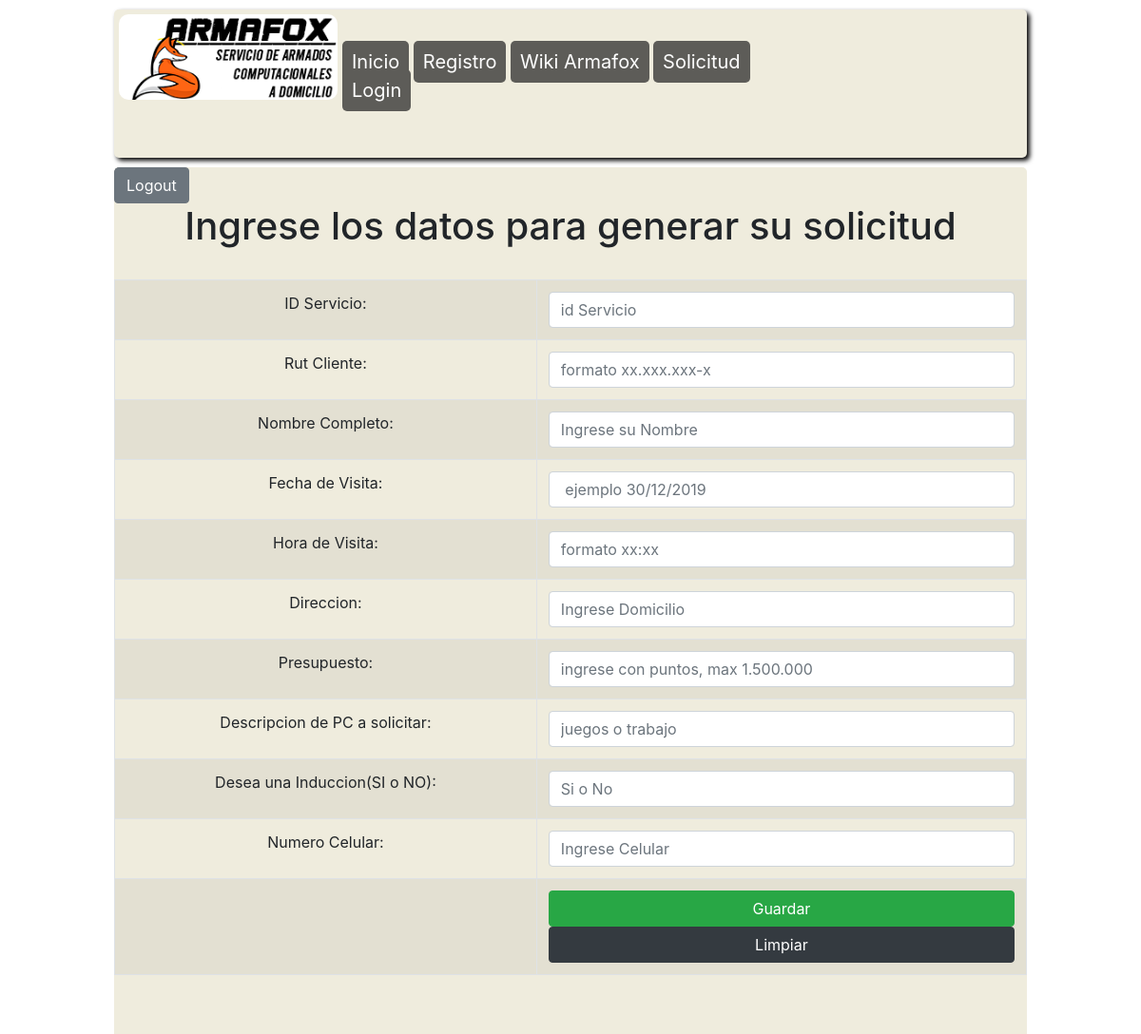
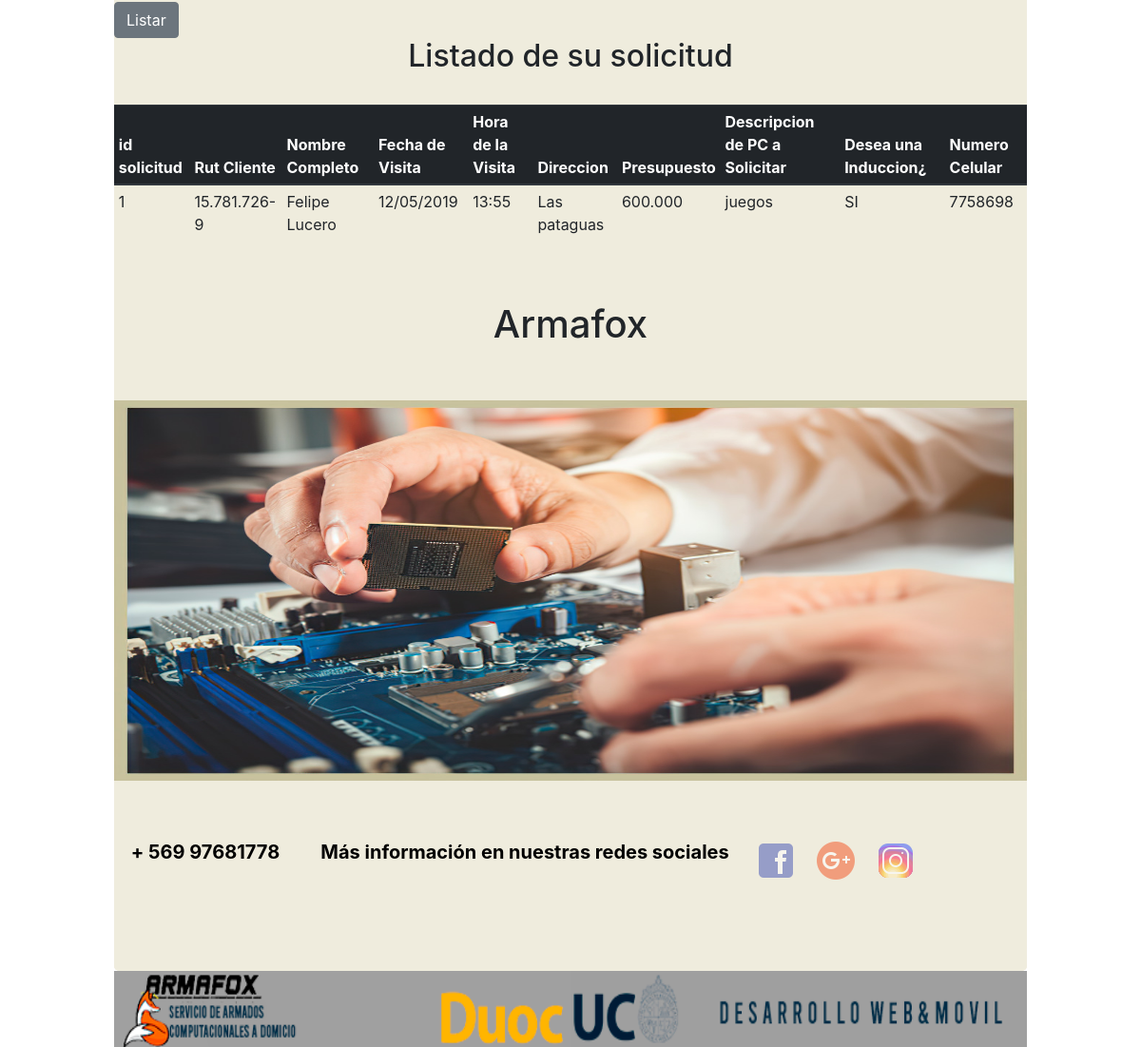
Page /listar_solicitud (signed in) on the committed database (2 pictures, top to bottom).
### app_Armado/models.py (models this page shows, shortened)
class Solicitud(models.Model):
    id_servicio = models.IntegerField(primary_key=True)
    rut_cliente= models.CharField(max_length=12)
    Nombre_completo = models.CharField(max_length=100)
    fecha_de_visita = models.CharField(max_length=10)
    hora_de_visita = models.CharField(max_length=5)
    direccion= models.CharField(max_length=100)
    preosupuesto = models.CharField(max_length=9)
    descripcion_pc_a_solicitar= models.CharField(max_length=50)
    desea_induccion= models.CharField(max_length=2)
    numero_celular = models.CharField(max_length=8)

### app_Armado/views.py (the view)
# urls.py: path('listar_solicitud',login_required(listar_solicitud) , name='listar_solicitud'),
def listar_solicitud(request):
    soli= Solicitud.objects.all()
    return render(request, 'plantillas/solicitud.html', {'solicitud': soli})

### app_Armado/templates/plantillas/solicitud.html (shortened to what this page needs)
{% extends 'plantillas/Armafox.html' %}
{% block content %}
<link rel="stylesheet" href="https://stackpath.bootstrapcdn.com/bootstrap/4.1.3/css/bootstrap.min.css">
<a class="btn btn-secondary"  href="http://127.0.0.1:8000/accounts/logout/" >Logout</a> </li>
<h1 align='center'>Ingrese los datos para generar su solicitud</h1></br>
<form  align='center' method="POST">
    <table  class="table table-striped table-bordered">
        <tr>
            <td>ID Servicio:</td>
            <td>
                <input min="1" max="999999999"  class="form-control" type="number" placeholder="id Servicio" name="id_servicio" id="id_servicio" required>
            </td>
        </tr>
        <tr>
            <td>Rut Cliente:</td>
            <td>
                <input minlength="12" maxlength="12" class="form-control" type="text" placeholder="formato xx.xxx.xxx-x" name="rut_cliente" id="rut_cliente" required>
            </td>
        </tr>
        <tr>
            <td>Nombre Completo:</td>
            <td>
                <input minlength="1" maxlength="50"  class="form-control" type="text" placeholder="Ingrese su Nombre" name="Nombre_completo" id="Nombre_completo" required>
            </td>
        </tr>
        <tr>
            <td>Fecha de Visita:</td>
            <td>
                <input minlength="10" maxlength="10" class="form-control" type="text" placeholder=" ejemplo 30/12/2019" name="fecha_de_visita" id="fecha_de_visita" required>
            </td>
        </tr>
        <tr>
            <td>Hora de Visita:</td>
            <td>
                <input minlength="5" maxlength="5" class="form-control" type="text" placeholder="formato xx:xx" name="hora_de_visita" id="hora_de_visita" required>
            </td>
        </tr>
        <tr>
            <td>Direccion:</td>
            <td>
                <input minlength="1" maxlength="100" class="form-control" type="text" placeholder="Ingrese Domicilio" name="direccion" id="direccion" required>
            </td>
        </tr>
        <tr>
            <td>Presupuesto:</td>
            <td>
                <input minlength="7" maxlength="9" class="form-control" type="text" placeholder="ingrese con puntos, max 1.500.000" name="preosupuesto" id="preosupuesto" required>
            </td>
        </tr>
        <tr>
            <td>Descripcion de PC a solicitar:</td>
            <td>
                <input minlength="6" maxlength="7" class="form-control" type="text" placeholder="juegos o trabajo" name="descripcion_pc_a_solicitar" id=" descripcion_pc_a_solicitar" required>
            </td>
        </tr>
        <tr>
            <td>Desea una Induccion(SI o NO):</td>
            <td>
                <input minlength="2" maxlength="2" class="form-control" type="text" placeholder="Si o No" name="desea_induccion" id="desea_induccion" required>
            </td>
        </tr>
        <tr>
            <td>Numero Celular:</td>
            <td>
                <input minlength="8" maxlength="8" class="form-control" type="text" placeholder="Ingrese Celular"  name="numero_celular" id="numero_celular" required>
            </td>
        </tr>
        <tr>
            <td></td>
            <td>
                <input type="submit" class="btn btn-success" value="Guardar">
                <input type="reset" class="btn btn-dark" value="Limpiar">
            </td>
        </tr>
    </table>
    <br>
</form>
<br>
<a class="btn btn-secondary" role="button" href="{% url 'listar_solicitud' %}"  >Listar</a>
<br/>
<h2 align='center'>Listado de su solicitud</h2>
<br/>
<div class="table-responsive">
<table class="table table-sm">
    <thead  class="thead-dark" >
        <tr>
            <th>id solicitud</th>
            <th>Rut Cliente</th>
            <th>Nombre Completo</th>
            <th>Fecha de Visita</th>
            <th>Hora de la Visita</th>
            <th>Direccion</th>
            <th>Presupuesto</th>
            <th>Descripcion de PC a Solicitar</th>
            <th>Desea una Induccion¿</th>
            <th>Numero Celular</th>
        </tr>
        </thead>
        {%for s in solicitud%}
        <tr>
            <td>{{s.id_servicio}}</td>
            <td>{{s.rut_cliente}}</td>
            <td>{{s.Nombre_completo}}</td>
            <td>{{s.fecha_de_visita}}</td>
            <td>{{s.hora_de_visita}}</td>
            <td>{{s.direccion}}</td>
            <td>{{s.preosupuesto}}</td>
            <td>{{s.descripcion_pc_a_solicitar}}</td>
            <td>{{s.desea_induccion}}</td>
            <td>{{s.numero_celular}}</td>
        </tr>
        {%endfor%}
    </table>
</div>
<article>
    <br/>
    <br/>
    <H1 align="center"> Armafox</H1>
    <br/>
    <br/>
    <div id="divinovacion">
        <img id=imginovacion src= "/static/img/tecnico_cliente.jpeg" alt="imagen inovacion">
    <br/>
    <br/>
    <br/>
    </div>
</article>
<section id="informacion">
        <div class="numero">
            <p><strong>+ 569 97681778</strong></p>
        </div>
        <div class="parmado">
            <article>
            <p><strong>Más información en nuestras redes sociales</strong></p>
            </article>
        </div>
            <section class="redes">
                <div class="Facebook"><a target="_blank" href="
                    https://www.facebook.com/ArmaFox-ARMAMOSTUPCENCASA-112910423409893/?modal=admin_todo_tour">Fac</a></div>
                <div class="Google"><a target="_blank" href="https://twitter.com/ArmafoxA">Goo</a></div>
                <div class="Instagran"><a target="_blank" href="https://www.instagram.com/armafox_armapc_cl/?hl=es-la">Ins</a></div>
                <div class="Email"><a target="_blank" href="armafoxadomicilio@gmail.com">Ema</a></div>
            </section>
    </section>
{% endblock %}

### app_Armado/static/css/armafox.css (style rules this page uses)
* { margin: 0%; padding: 0%; }
body { font-family: 'Roboto', sans-serif; }
a { text-decoration: none; color: #fff; }
#divinovacion { width: 100%; height: 400px; }
#imginovacion { width: 100%; height: 100%; }
input, textarea { margin-bottom: 20px; width: 100%; padding: 10px; box-sizing: border-box; border:1px solid #ccc; }
#informacion { width: 100%; height: 200px; background: #EFECDD; color: black; padding: 60px 0px 0px 0px; border-radius: 5px; -moz-border-radius: 5px; -webkit-border-radius: 5px; box-sizing: border-box; }
#informacion .numero { width: 20%; font-size: 20px; text-align: center; color: black; float:left; }
.parmado { width: 50%; font-size: 20px; color: black; float: left; text-align: center; }
#informacion .redes >div { width: 5%; height:50px; float: left; font-size: 20px; opacity: 0.5; margin-right: 15px; }
#informacion .redes .Facebook { background: url(../img/facebook.png); -webkit-text-fill-color: transparent; }
#informacion .redes .Google { background: url(../img/googleplus.png); -webkit-text-fill-color: transparent; }
#informacion .redes .Instagran { background: url(../img/instagram.png); -webkit-text-fill-color: transparent; }
#informacion .redes .Email { background: url(../img/gmail.png); -webkit-text-fill-color: transparent; }

### rows in the picture
Solicitud: id_servicio "1", rut_cliente "15.781.726-9", Nombre_completo "Felipe Lucero", fecha_de_visita "12/05/2019", hora_de_visita "13:55", direccion "Las pataguas", preosupuesto "600.000", descripcion_pc_a_solicitar "juegos", desea_induccion "SI", numero_celular "7758698"
